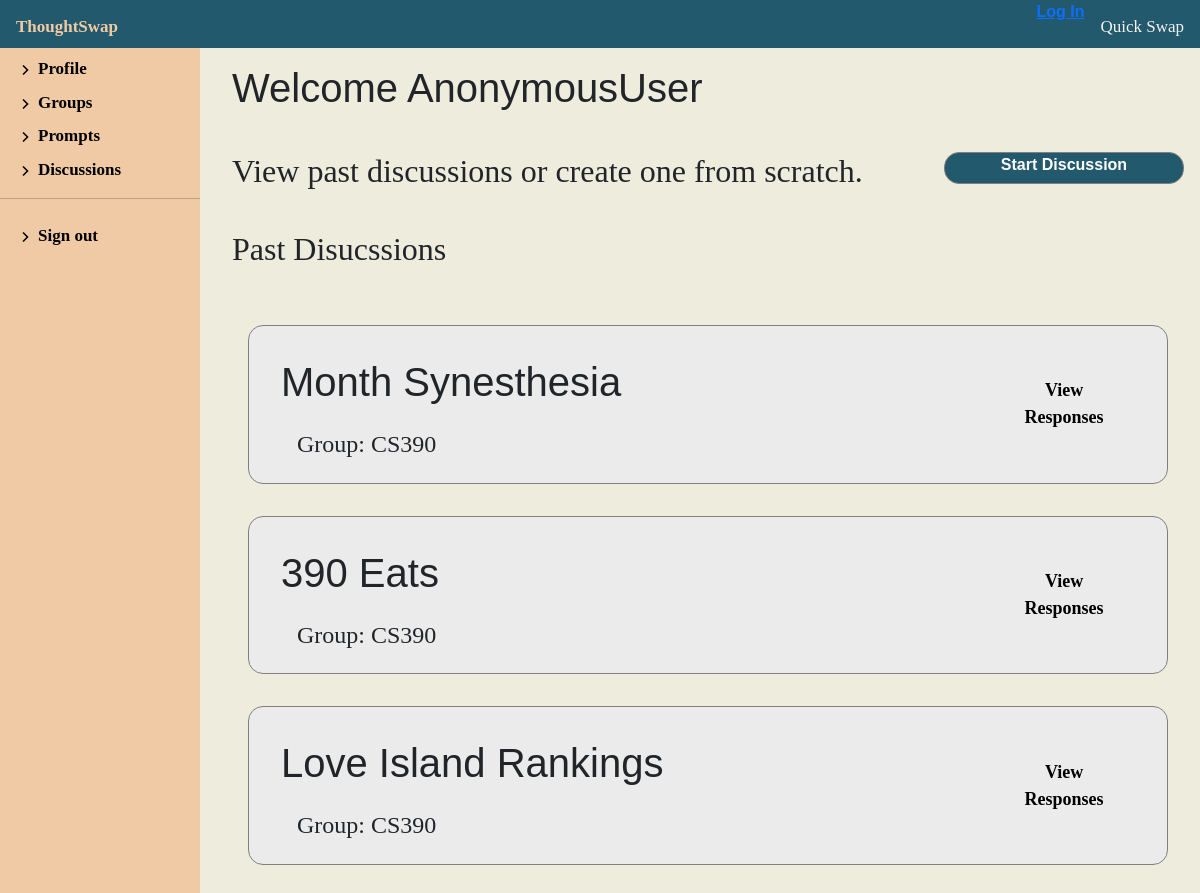
The app's page /discussion/1/discussion, older data.
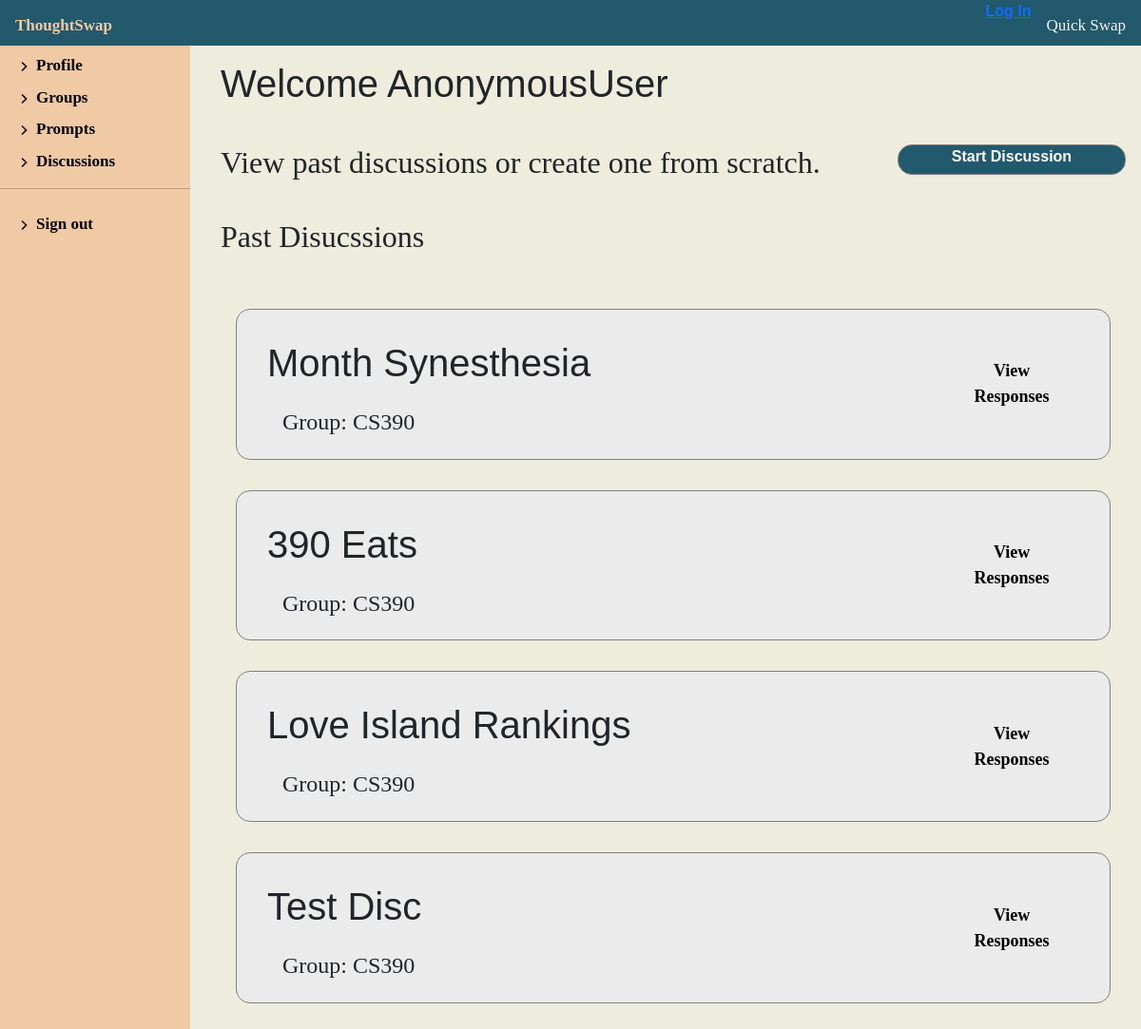
The same page, newer data.
### discussion/models.py (models this page shows, shortened)
class Discussion(models.Model):
    code = models.IntegerField(default=0, null=False, blank=False)
    name = models.CharField(max_length=200, default='Discussion')
    group = models.ForeignKey('Group', on_delete=models.SET_NULL, null=True)
    def __str__(self):
        return self.name

class Group(models.Model):
    facilitator = models.ForeignKey(
        'Facilitator', on_delete=models.SET_NULL, null=True)
    name = models.CharField(max_length=100, null=False, blank=False, default='Group')
    size = models.IntegerField(null=False, blank=False, default=0)
    def __str__(self):
        return f'{self.name}'

### discussion/views.py (the view)
# urls.py: path('<int:pk>/discussion', views.PastDiscussionView.as_view(), name='facilitator-discussions'),
class PastDiscussionView(generic.ListView):
    model = Facilitator
    template_name = 'discussion/profile/discussion_display.html'
    def get_context_data(self, **kwargs):
        context = super(PastDiscussionView,
                        self).get_context_data(**kwargs)
        context['facilitator'] = Facilitator.objects.get(
            pk=self.kwargs['pk'])
        return context

### discussion/templates/discussion/profile/discussion_display.html (shortened to what this page needs)
{% extends "discussion/profile/facilitator_profile.html" %}
{% block profileContent %}
<div class="facilitator-profile">
    <h1 class="discussion-header">Welcome {{ user }}</h1>
    <div class="start-discussion">
        <h2 class="discussion-header">View past discussions or create one from scratch.</h2>
        <div class="prompt-btn-container">
            <a class="prompt-btn" href="{% url 'create-discussion' %}">Start Discussion</a>
        </div>
    </div>
    <div class="profile-container" id="create-prompt">
        <h2 class="discussion-header">Past Disucssions</h2>
        <div class="response-board">
            {% for group in facilitator.group_set.all %}
            {% for discussion in group.discussion_set.all %}
            <div class="prompt-crud">
                <div>
                    <h1 class="discussion-header">{{ discussion }}</h1>
                    <h2 class="discussion-bio">Group: {{ group }}</h2>
                </div>
                <div class="prompt-ud">
                    <a class="view-response-btn" href="{% url 'view-responses' pk=facilitator.pk name=group.name code=discussion.code %}" alt="View Responses">View
                        Responses</a>
                </div>
            </div>
            {% endfor %}
            {% endfor %}
        </div>
    </div>
</div>
{% endblock %}

Row changes from the older to the newer data that the page shows:
added Discussion: name "Test Disc", {{ group }} "CS390"
